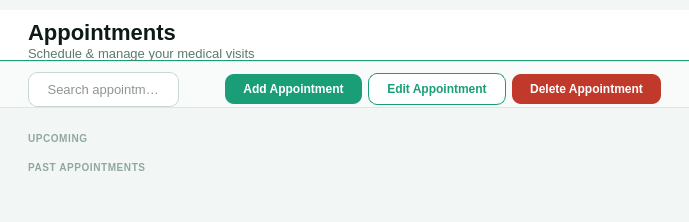
<?xml version='1.0' encoding='utf-8'?>
<ui version="4.0">
 <class>PageAppointments</class>
 <widget class="QWidget" name="PageAppointments">
  <property name="styleSheet">
   <string>QWidget { background-color: #F2F7F5; font-family: "Segoe UI", sans-serif; } QLabel { background: transparent; } QLineEdit { border: 1px solid #C8D9D2; border-radius: 9px; padding: 8px 13px; font-size: 13px; color: #1C2B25; background: #FFFFFF; } QLineEdit:focus { border-color: #1A9E78; }</string>
  </property>
  <layout class="QVBoxLayout" name="apptLayout">
   <property name="spacing"><number>0</number></property>
   <property name="leftMargin"><number>0</number></property><property name="topMargin"><number>10</number></property><property name="rightMargin"><number>0</number></property><property name="bottomMargin"><number>0</number></property>
   <item>
    <widget class="QFrame" name="topbar">
      <property name="styleSheet"><string>QFrame#topbar { background: #FFFFFF; border-bottom: 1px solid #1A9E78; }</string></property>
       <property name="minimumHeight"><number>72</number></property><property name="maximumHeight"><number>72</number></property>
       <layout class="QHBoxLayout"><property name="leftMargin"><number>28</number></property><property name="topMargin"><number>10</number></property><property name="rightMargin"><number>28</number></property><property name="bottomMargin"><number>0</number></property>
        <item><layout class="QVBoxLayout"><property name="spacing"><number>1</number></property>
         <item><widget class="QLabel"><property name="text"><string>Appointments</string></property><property name="styleSheet"><string>QLabel { font-size: 22px; font-weight: bold; color: #0D1B16; }</string></property></widget></item>
         <item><widget class="QLabel"><property name="text"><string>Schedule &amp; manage your medical visits</string></property><property name="styleSheet"><string>QLabel { font-size: 13px; color: #5A7A6A; }</string></property></widget></item>
        </layout></item>
       </layout>
      </widget>
     </item>
     <item>
      <widget class="QFrame" name="toolbar">
       <property name="styleSheet">
        <string>QFrame#toolbar { background: #F8FBFA; border-bottom: 1px solid #DDE8E3; border-top: 1px solid #E4EDE9; }</string>
      </property>
      <property name="minimumHeight"><number>48</number></property>
      <property name="maximumHeight"><number>48</number></property>
      <layout class="QHBoxLayout">
        <property name="leftMargin"><number>28</number></property>
        <property name="topMargin"><number>10</number></property>
        <property name="rightMargin"><number>28</number></property>
        <property name="bottomMargin"><number>0</number></property>
        <item>
         <widget class="QLineEdit" name="searchInput">
          <property name="placeholderText"><string> Search appointments...</string></property>
          <property name="minimumWidth"><number>200</number></property>
          <property name="maximumWidth"><number>240</number></property>
         </widget>
        </item>
        <item>
         <spacer>
          <property name="orientation">
           <enum>Qt::Horizontal</enum>
          </property>
          <property name="sizeHint" stdset="0">
           <size>
            <width>40</width>
            <height>20</height>
           </size>
          </property>
         </spacer>
        </item>
        <item>
         <widget class="QPushButton" name="btnAddAppt">
          <property name="text"><string>Add Appointment</string></property>
          <property name="styleSheet"><string>QPushButton { background: #1A9E78; color: #FFF; font-size: 12px; font-weight: 600; border: none; border-radius: 9px; padding: 8px 18px; } QPushButton:hover { background: #0D6B52; }</string></property>
         </widget>
        </item>
        <item>
         <widget class="QPushButton" name="btnEditAppt">
          <property name="cursor"><cursorShape>PointingHandCursor</cursorShape></property>
          <property name="text"><string>Edit Appointment</string></property>
          <property name="styleSheet"><string>QPushButton { background: #FFFFFF; color: #1A9E78; font-size: 12px; font-weight: 600; border: 1px solid #1A9E78; border-radius: 9px; padding: 8px 18px; } QPushButton:hover { background: #E3F5EE; }</string></property>
         </widget>
        </item>
        <item>
          <widget class="QPushButton" name="btnDeleteAppt">
           <property name="cursor"><cursorShape>PointingHandCursor</cursorShape></property>
           <property name="text"><string>Delete Appointment</string></property>
           <property name="styleSheet"><string>QPushButton { background: #C0392B; color: #FFF; font-size: 12px; font-weight: 600; border: none; border-radius: 9px; padding: 8px 18px; } QPushButton:hover { background: #A93226; }</string></property>
          </widget>
        </item>
       </layout>
     </widget>
    </item>
    <item>
     <widget class="QScrollArea" name="scrollArea">
     <property name="widgetResizable"><bool>true</bool></property>
     <property name="frameShape"><enum>QFrame::NoFrame</enum></property>
     <property name="styleSheet"><string>QScrollArea { background: #F2F7F5; border: none; }</string></property>
     <widget class="QWidget" name="scrollContent">
      <layout class="QVBoxLayout">
       <property name="spacing"><number>16</number></property>
       <property name="leftMargin"><number>28</number></property><property name="topMargin"><number>24</number></property><property name="rightMargin"><number>28</number></property><property name="bottomMargin"><number>28</number></property>
       <item><widget class="QLabel"><property name="text"><string>UPCOMING</string></property><property name="styleSheet"><string>QLabel { font-size: 10px; font-weight: bold; color: #8FA89F; letter-spacing: 0.6px; }</string></property></widget></item>
       <item><widget class="QLabel"><property name="text"><string>PAST APPOINTMENTS</string></property><property name="styleSheet"><string>QLabel { font-size: 10px; font-weight: bold; color: #8FA89F; letter-spacing: 0.6px; }</string></property></widget></item>
       <item><spacer><property name="orientation"><enum>Qt::Vertical</enum></property><property name="sizeHint" stdset="0"><size><width>40</width><height>20</height></size></property></spacer></item>
      </layout>
     </widget>
    </widget>
   </item>
  </layout>
 </widget>
 <resources /><connections />
</ui>
